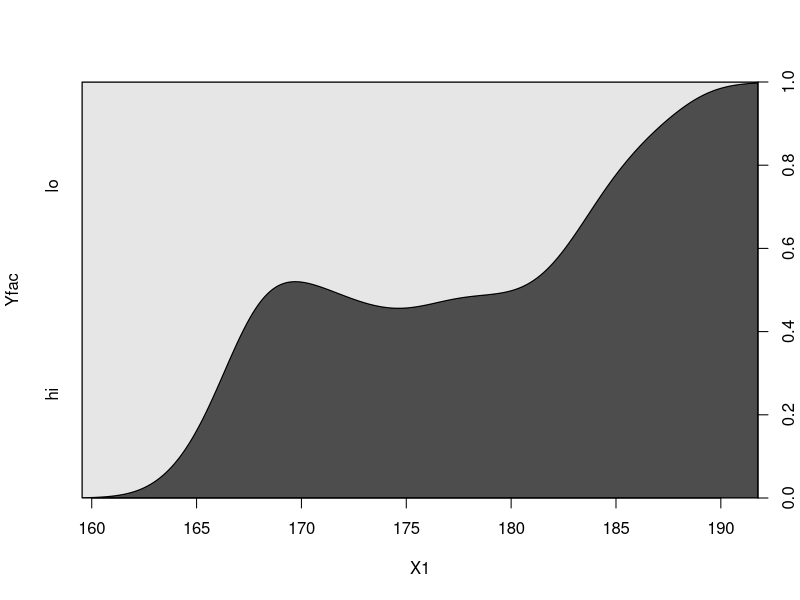
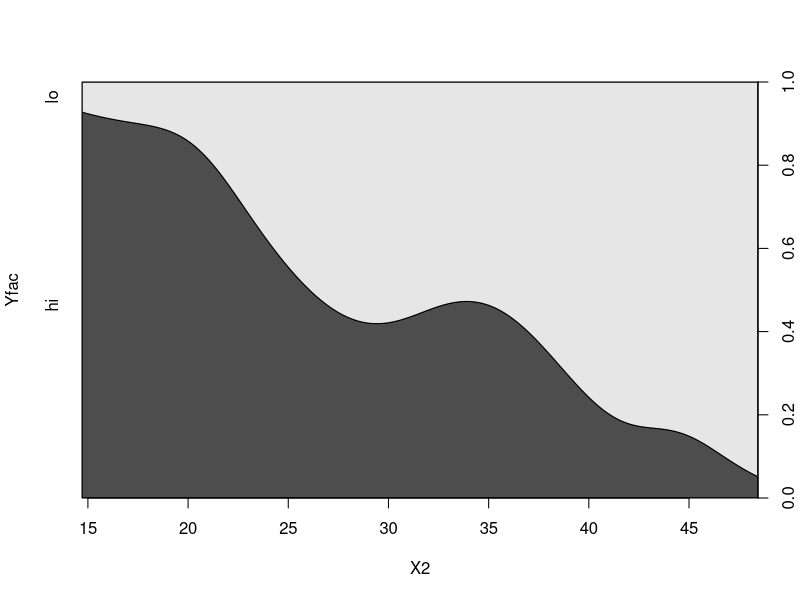
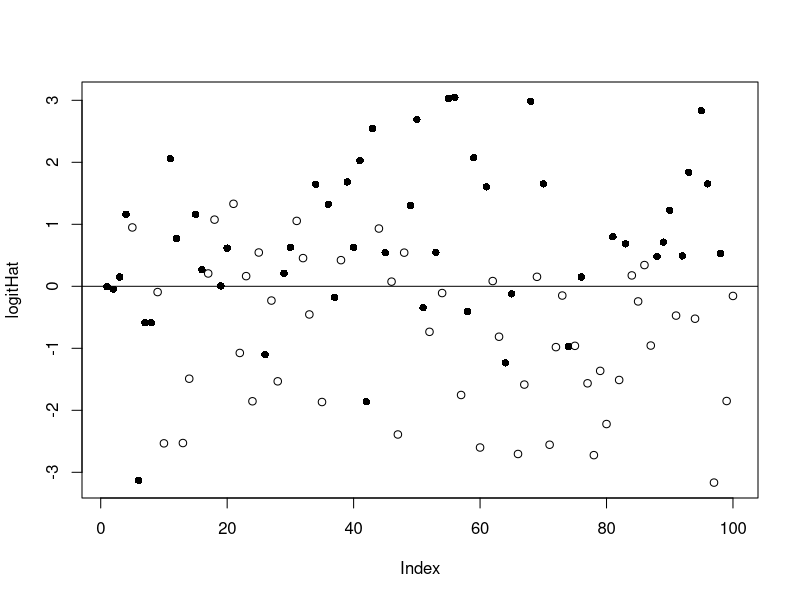

Recreate these plots in R, in order.
## ---- chunk 1
wants <- c("rms")
has   <- wants %in% rownames(installed.packages())
if(any(!has)) install.packages(wants[!has])
## ---- chunk 2
set.seed(1.234)
N      <- 100
X1     <- rnorm(N, 175, 7)
X2     <- rnorm(N,  30, 8)
Y      <- 0.5*X1 - 0.3*X2 + 10 + rnorm(N, 0, 6)
Yfac   <- cut(Y, breaks=c(-Inf, median(Y), Inf), labels=c("lo", "hi"))
dfRegr <- data.frame(X1, X2, Yfac)
## ---- chunk 3
cdplot(Yfac ~ X1, data=dfRegr)
cdplot(Yfac ~ X2, data=dfRegr)
## ---- chunk 4
(glmFit <- glm(Yfac ~ X1 + X2,
               family=binomial(link="logit"), data=dfRegr))
## ---- chunk 5
exp(coef(glmFit))
exp(confint(glmFit))
## ---- chunk 6
total  <- sample(40:60, N, replace=TRUE)           ## ungleiche n_i
hits   <- rbinom(N, size=total, prob=0.4)
hitMat <- cbind(hits, total-hits)
glm(hitMat ~ X1 + X2, family=binomial(link="logit"))
## ---- chunk 7
hitMatRel <- sweep(hitMat, 1, total, "/")
glm(hitMatRel ~ X1 + X2, weights=total, family=binomial(link="logit"))
## ---- chunk 8
logitHat <- predict(glmFit, type="link")
plot(logitHat, pch=c(1, 16)[unclass(dfRegr$Yfac)])
abline(h=0)
## ---- chunk 9
Phat <- fitted(glmFit)
Phat <- predict(glmFit, type="response")
head(Phat)
mean(Phat)
prop.table(table(dfRegr$Yfac))
## ---- chunk 10
thresh <- 0.5
Yhat   <- cut(Phat, breaks=c(-Inf, thresh, Inf), labels=c("lo", "hi"))
cTab   <- table(Yfac, Yhat)
addmargins(cTab)
sum(diag(cTab)) / sum(cTab)
## ---- chunk 11
logLik(glmFit)
## ---- chunk 12
library(rms)
lrm(Yfac ~ X1 + X2, data=dfRegr)
## ---- chunk 13
glmFit0 <- update(glmFit, . ~ 1)
LLf <- logLik(glmFit)
LL0 <- logLik(glmFit0)
as.vector(1 - (LLf / LL0))
## ---- chunk 14
as.vector(1 - exp((2/N) * (LL0 - LLf)))
## ---- chunk 15
as.vector((1 - exp((2/N) * (LL0 - LLf))) / (1 - exp(LL0)^(2/N)))
## ---- chunk 16
summary(glmFit)
## ---- chunk 17
lrm(Yfac ~ X1 + X2, data=dfRegr)
## ---- chunk 18
anova(glmFit0, glmFit, test="Chisq")
## ---- chunk 19
lrm(Yfac ~ X1 + X2, data=dfRegr)
## ---- chunk 20
drop1(glmFit, test="Chi")
## ---- chunk 21
try(detach(package:rms))
try(detach(package:survival))
try(detach(package:splines))
